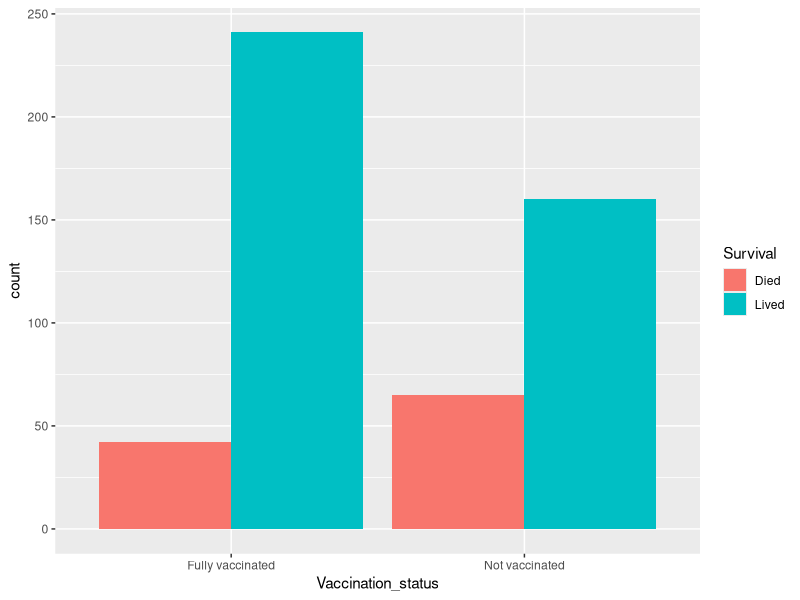
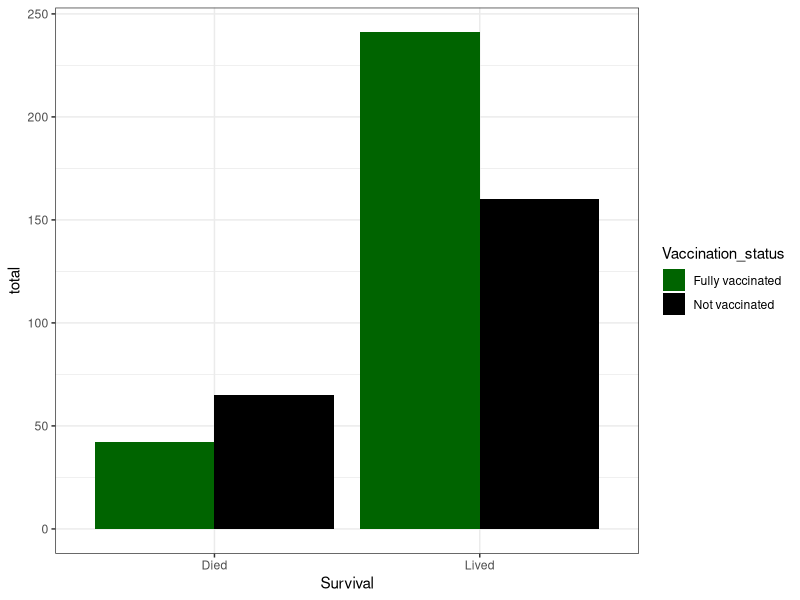

Write the R code that produced these figures, in order.
## ---- chunk 1
rm(list=ls())
library(tidyverse)
library(here)
## ---- chunk 2
covid <- read.csv(here("Data/covid_vaccines.csv"))
## ---- chunk 3
# checking out dataset
glimpse(covid)
# assigning vaccination as fctr
covid$Vaccination_status <- 
  as.factor(covid$Vaccination_status)
levels(covid$Vaccination_status)
# assigning survival as fctr
covid$Survival <- 
  as.factor(covid$Survival)
levels(covid$Survival)
## ---- chunk 4
glimpse(covid)

ggplot(covid, aes(x = Vaccination_status, fill = Survival)) +
  geom_bar('position' = 'dodge')
## ---- chunk 5
?length

covid_count <- covid |>
  group_by(Vaccination_status, Survival) |>
  summarise(total = length(Vaccination_status)) 
# or
covid |>
  group_by(Vaccination_status, Survival) |>
  summarise(total = n()) 
## ---- chunk 6
ggplot(covid_count, aes(x = Survival, y = total, fill = Vaccination_status)) +
  geom_bar(stat = 'identity', 'position' = 'dodge') +
  scale_fill_manual(values = c("Not vaccinated" = "black", "Fully vaccinated" = "darkgreen")) +
  theme_bw()

?scale_fill_manual
## ---- chunk 7
covid_mat <- xtabs(total ~ Vaccination_status + Survival, 
                  data = covid_count)
covid_mat
## ---- chunk 8
chisq.test(covid_mat)
